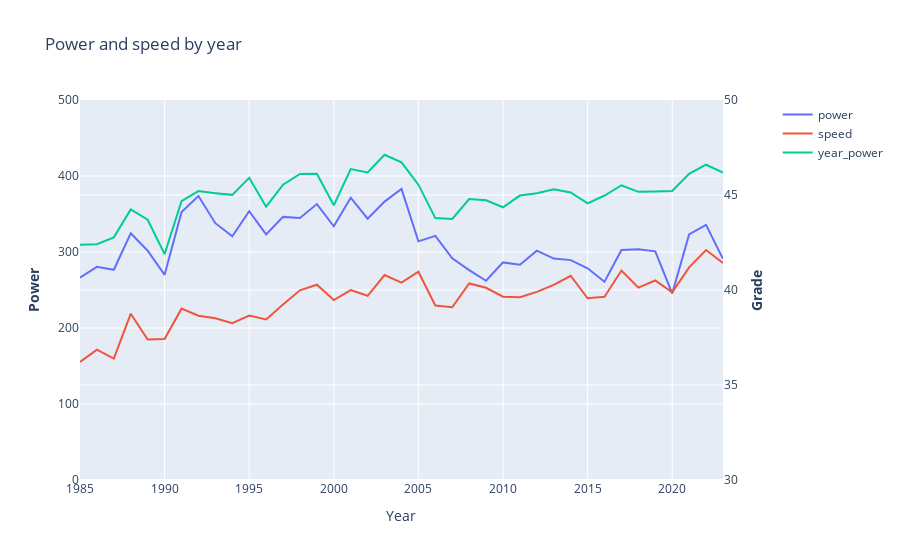

Notebook cell for this chart:
### Code cell
# Power to speed

# avg_grades =  df.groupby("year").stage_vertical_meters.sum() / (df.groupby("year").stage_distance.sum()*1000) 
avg_speed = ((df.groupby("year").stage_distance.sum()*1000) / df.groupby("year").gc_stage_time.sum()) * 3.6

import plotly.graph_objects as go
from plotly.subplots import make_subplots

# Create figure with secondary y-axis
fig = make_subplots(specs=[[{"secondary_y": True}]])

# Add traces
fig.add_trace(
    go.Scatter(x=df.year.unique(), y=df.groupby("year").power.mean(), name="power"),
    secondary_y=False,
)

fig.add_trace(
    go.Scatter(x=df.year.unique(), y=avg_speed, name="speed"),
    secondary_y=True,
)

fig.add_trace(
    go.Scatter(x=df.year.unique(), y=year_power, name="year_power")
)

# Add figure title
fig.update_layout(
    title_text="Power and speed by year"
)

# Set x-axis title
fig.update_xaxes(title_text="Year")

# Set y-axes titles
fig.update_yaxes(title_text="<b>Power</b>", secondary_y=False)
fig.update_yaxes(title_text="<b>Grade</b>", secondary_y=True)
fig.update_yaxes(range = [0,500])
fig.update_yaxes(range = [30,50], secondary_y=True)

fig.show()

### Figure 1 — Plotly figure (JSON) as saved in the notebook; plotly's stock layout.template omitted (floating-point values rounded to 4 significant figures)
{"data": [{"name": "power", "type": "scatter", "x": [1985, 1986, 1987, 1988, 1989, 1990, 1991, 1992, 1993, 1994, 1995, 1996, 1997, 1998, 1999, 2000, 2001, 2002, 2003, 2004, 2005, 2006, 2007, 2008, 2009, 2010, 2011, 2012, 2013, 2014, 2015, 2016, 2017, 2018, 2019, 2020, 2021, 2022, 2023], "xaxis": "x", "y": [266.3, 280.5, 276.6, 324.6, 301.7, 269.9, 352.5, 373.7, 337.9, 320.7, 353.6, 323.1, 346.2, 344.8, 363.1, 333.8, 371.5, 343.8, 366.3, 383.1, 314.0, 321.3, 291.7, 276.2, 262.2, 286.3, 283.3, 301.8, 291.3, 289.3, 278.5, 260.8, 302.8, 303.7, 300.8, 245.4, 323.0, 335.6, 290.9], "yaxis": "y"}, {"name": "speed", "type": "scatter", "x": [1985, 1986, 1987, 1988, 1989, 1990, 1991, 1992, 1993, 1994, 1995, 1996, 1997, 1998, 1999, 2000, 2001, 2002, 2003, 2004, 2005, 2006, 2007, 2008, 2009, 2010, 2011, 2012, 2013, 2014, 2015, 2016, 2017, 2018, 2019, 2020, 2021, 2022, 2023], "xaxis": "x", "y": [36.21, 36.86, 36.39, 38.75, 37.4, 37.42, 39.02, 38.65, 38.51, 38.25, 38.65, 38.45, 39.24, 39.98, 40.28, 39.47, 40.0, 39.7, 40.79, 40.39, 40.96, 39.19, 39.09, 40.35, 40.12, 39.65, 39.62, 39.9, 40.27, 40.75, 39.56, 39.64, 41.02, 40.13, 40.5, 39.88, 41.19, 42.11, 41.42], "yaxis": "y2"}, {"name": "year_power", "type": "scatter", "x": [1985, 1986, 1987, 1988, 1989, 1990, 1991, 1992, 1993, 1994, 1995, 1996, 1997, 1998, 1999, 2000, 2001, 2002, 2003, 2004, 2005, 2006, 2007, 2008, 2009, 2010, 2011, 2012, 2013, 2014, 2015, 2016, 2017, 2018, 2019, 2020, 2021, 2022, 2023], "y": [309.7, 310.3, 319.3, 356.1, 342.5, 297.3, 366.8, 380.1, 377.4, 375.2, 397.7, 359.6, 388.6, 402.7, 402.9, 361.4, 409.1, 404.6, 427.9, 418.1, 388.6, 344.6, 343.4, 369.7, 368.0, 358.9, 374.3, 377.2, 382.5, 378.4, 364.0, 374.3, 387.8, 379.1, 379.7, 380.3, 402.9, 414.8, 404.5]}], "layout": {"title": {"text": "Power and speed by year"}, "xaxis": {"anchor": "y", "domain": [0, 0.94], "title": {"text": "Year"}}, "yaxis": {"anchor": "x", "domain": [0, 1], "range": [0, 500], "title": {"text": "<b>Power</b>"}}, "yaxis2": {"anchor": "x", "overlaying": "y", "range": [30, 50], "side": "right", "title": {"text": "<b>Grade</b>"}}}}
